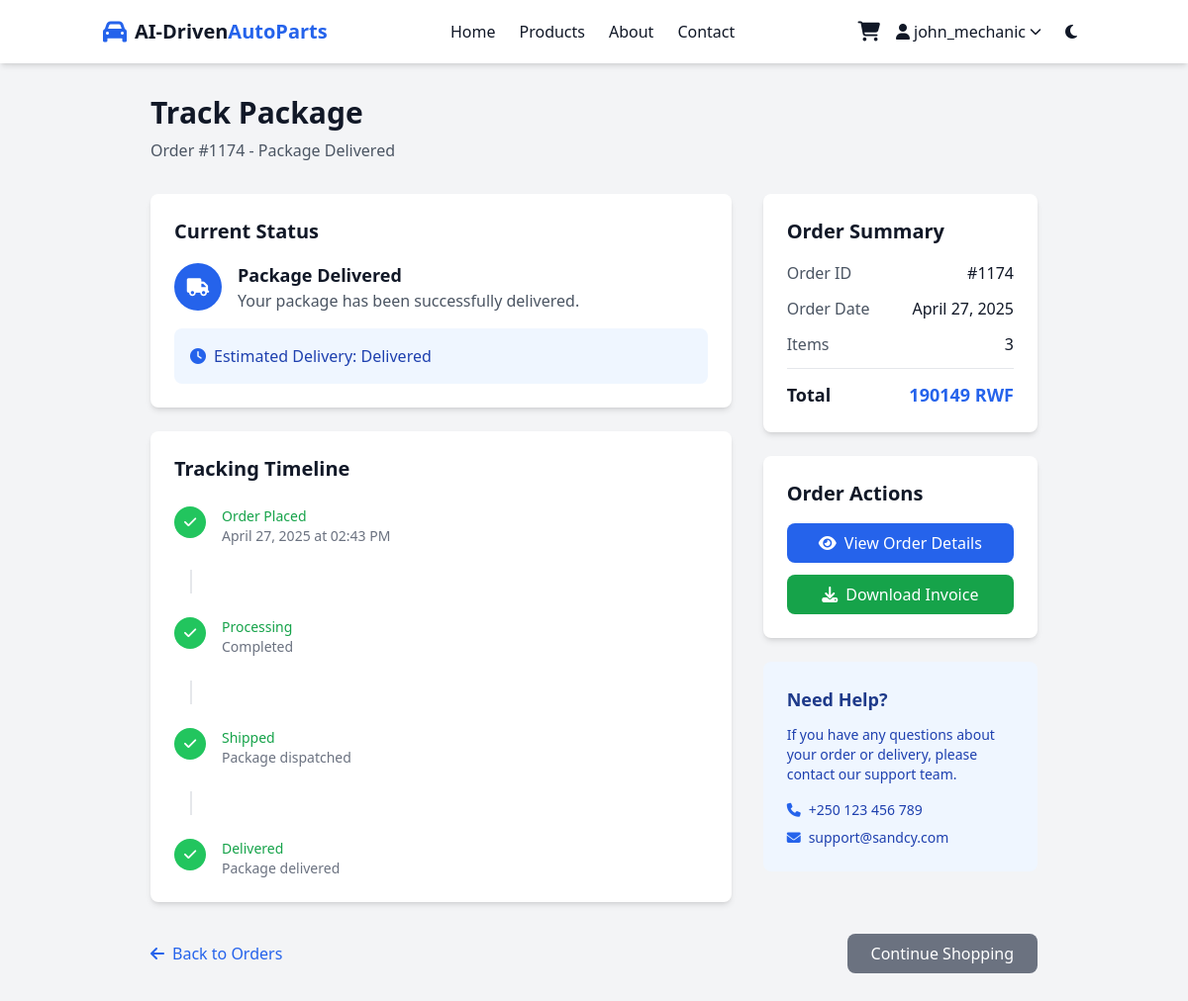
Screenshot of /order/1174/track (signed in) with the database file from the repository.
### app.py (models this page shows)
class User(UserMixin, db.Model):
    id = db.Column(db.Integer, primary_key=True)
    username = db.Column(db.String(80), unique=True, nullable=False)
    email = db.Column(db.String(120), unique=True, nullable=False)
    password_hash = db.Column(db.String(200), nullable=False)
    first_name = db.Column(db.String(50))
    last_name = db.Column(db.String(50))
    created_at = db.Column(db.DateTime, default=datetime.utcnow)
    is_admin = db.Column(db.Boolean, default=False)
    orders = db.relationship('Order', backref='user', lazy=True)

class Order(db.Model):
    id = db.Column(db.Integer, primary_key=True)
    user_id = db.Column(db.Integer, db.ForeignKey('user.id'), nullable=False)
    total_amount = db.Column(db.Float, nullable=False)
    status = db.Column(db.String(20), default='pending')
    created_at = db.Column(db.DateTime, default=datetime.utcnow)
    items = db.relationship('OrderItem', backref='order', lazy=True)

### app.py (the view)
@app.route('/order/<int:order_id>/track')
@login_required
def track_package(order_id):
    order = Order.query.filter_by(id=order_id, user_id=current_user.id).options(
        joinedload(Order.items).joinedload(OrderItem.product),
        joinedload(Order.user)
    ).first_or_404()
    tracking_info = {
        'pending': {
            'status': 'Order Confirmed',
            'description': 'Your order has been received and is being processed.',
            'estimated_delivery': '3-5 business days',
            'steps': [
                {'status': 'Order Placed', 'completed': True, 'date': order.created_at.strftime('%B %d, %Y at %I:%M %p')},
                {'status': 'Processing', 'completed': order.status != 'pending', 'date': None},
                {'status': 'Shipped', 'completed': order.status in ['shipped', 'completed'], 'date': None},
                {'status': 'Delivered', 'completed': order.status == 'completed', 'date': None}
            ]
        },
        'processing': {
            'status': 'Processing Order',
            'description': 'Your order is being prepared for shipment.',
            'estimated_delivery': '2-4 business days',
            'steps': [
                {'status': 'Order Placed', 'completed': True, 'date': order.created_at.strftime('%B %d, %Y at %I:%M %p')},
                {'status': 'Processing', 'completed': True, 'date': 'Currently in progress'},
                {'status': 'Shipped', 'completed': order.status in ['shipped', 'completed'], 'date': None},
                {'status': 'Delivered', 'completed': order.status == 'completed', 'date': None}
            ]
        },
        'shipped': {
            'status': 'Package Shipped',
            'description': 'Your package is on its way to you.',
            'estimated_delivery': '1-2 business days',
            'steps': [
                {'status': 'Order Placed', 'completed': True, 'date': order.created_at.strftime('%B %d, %Y at %I:%M %p')},
                {'status': 'Processing', 'completed': True, 'date': 'Completed'},
                {'status': 'Shipped', 'completed': True, 'date': 'Package dispatched'},
                {'status': 'Delivered', 'completed': order.status == 'completed', 'date': None}
            ]
        },
        'completed': {
            'status': 'Package Delivered',
            'description': 'Your package has been successfully delivered.',
            'estimated_delivery': 'Delivered',
            'steps': [
                {'status': 'Order Placed', 'completed': True, 'date': order.created_at.strftime('%B %d, %Y at %I:%M %p')},
                {'status': 'Processing', 'completed': True, 'date': 'Completed'},
                {'status': 'Shipped', 'completed': True, 'date': 'Package dispatched'},
                {'status': 'Delivered', 'completed': True, 'date': 'Package delivered'}
            ]
        },
        'cancelled': {
            'status': 'Order Cancelled',
            'description': 'This order has been cancelled.',
            'estimated_delivery': 'N/A',
            'steps': [
                {'status': 'Order Placed', 'completed': True, 'date': order.created_at.strftime('%B %d, %Y at %I:%M %p')},
                {'status': 'Cancelled', 'completed': True, 'date': 'Order cancelled'}
            ]
        }
    }
    tracking = tracking_info.get(order.status, tracking_info['pending'])
    return render_template('track_package.html', order=order, tracking=tracking)

### app.py (called while the page is built)
@login_manager.user_loader
def load_user(user_id):
    return User.query.get(int(user_id))

### templates/track_package.html (shortened to what this page needs)
{% extends "base.html" %}
{% block content %}
<div class="bg-gray-100 dark:bg-gray-800 min-h-screen py-8">
    <div class="container mx-auto px-4">
        <div class="max-w-4xl mx-auto">
            <div class="mb-8">
                <h1 class="text-3xl font-bold text-gray-900 dark:text-white mb-2">Track Package</h1>
                <p class="text-gray-600 dark:text-gray-400">Order #{{ order.id }} - {{ tracking.status }}</p>
            </div>
            <div class="grid grid-cols-1 lg:grid-cols-3 gap-8">
                <div class="lg:col-span-2 space-y-6">
                    <div class="bg-white dark:bg-gray-700 rounded-lg shadow-md p-6">
                        <h2 class="text-xl font-semibold mb-4">Current Status</h2>
                        <div class="space-y-4">
                            <div class="flex items-center space-x-4">
                                <div class="w-12 h-12 bg-primary rounded-full flex items-center justify-center">
                                    <i class="fas fa-truck text-white text-lg"></i>
                                </div>
                                <div>
                                    <h3 class="text-lg font-semibold text-gray-900 dark:text-white">{{ tracking.status }}</h3>
                                    <p class="text-gray-600 dark:text-gray-400">{{ tracking.description }}</p>
                                </div>
                            </div>
                            <div class="bg-blue-50 dark:bg-blue-900/30 p-4 rounded-lg">
                                <div class="flex items-center space-x-2">
                                    <i class="fas fa-clock text-blue-600"></i>
                                    <span class="text-blue-800 dark:text-blue-200 font-medium">Estimated Delivery: {{ tracking.estimated_delivery }}</span>
                                </div>
                            </div>
                        </div>
                    </div>
                    <div class="bg-white dark:bg-gray-700 rounded-lg shadow-md p-6">
                        <h2 class="text-xl font-semibold mb-6">Tracking Timeline</h2>
                        <div class="space-y-6">
                            {% for step in tracking.steps %}
                            <div class="flex items-start space-x-4">
                                <div class="flex-shrink-0">
                                    <div class="w-8 h-8 rounded-full flex items-center justify-center
                                        {% if step.completed %}bg-green-500{% else %}bg-gray-300 dark:bg-gray-600{% endif %}">
                                        {% if step.completed %}
                                            <i class="fas fa-check text-white text-sm"></i>
                                        {% else %}
                                            <i class="fas fa-circle text-gray-400 text-sm"></i>
                                        {% endif %}
                                    </div>
                                </div>
                                <div class="flex-1 min-w-0">
                                    <h3 class="text-sm font-medium text-gray-900 dark:text-white
                                        {% if step.completed %}text-green-600{% endif %}">
                                        {{ step.status }}
                                    </h3>
                                    {% if step.date %}
                                    <p class="text-sm text-gray-500 dark:text-gray-400">{{ step.date }}</p>
                                    {% endif %}
                                </div>
                            </div>
                            {% if not loop.last %}
                            <div class="ml-4 border-l-2 border-gray-200 dark:border-gray-600 h-6"></div>
                            {% endif %}
                            {% endfor %}
                        </div>
                    </div>
                </div>
                <div class="space-y-6">
                    <div class="bg-white dark:bg-gray-700 rounded-lg shadow-md p-6">
                        <h2 class="text-xl font-semibold mb-4">Order Summary</h2>
                        <div class="space-y-3">
                            <div class="flex justify-between">
                                <span class="text-gray-600 dark:text-gray-400">Order ID</span>
                                <span class="font-medium text-gray-900 dark:text-white">#{{ order.id }}</span>
                            </div>
                            <div class="flex justify-between">
                                <span class="text-gray-600 dark:text-gray-400">Order Date</span>
                                <span class="font-medium text-gray-900 dark:text-white">{{ order.created_at.strftime('%B %d, %Y') }}</span>
                            </div>
                            <div class="flex justify-between">
                                <span class="text-gray-600 dark:text-gray-400">Items</span>
                                <span class="font-medium text-gray-900 dark:text-white">{{ order.items|length }}</span>
                            </div>
                            <hr class="border-gray-200 dark:border-gray-600">
                            <div class="flex justify-between">
                                <span class="text-lg font-semibold text-gray-900 dark:text-white">Total</span>
                                <span class="text-lg font-bold text-primary">{{ order.total_amount|int }} RWF</span>
                            </div>
                        </div>
                    </div>
                    <div class="bg-white dark:bg-gray-700 rounded-lg shadow-md p-6">
                        <h2 class="text-xl font-semibold mb-4">Order Actions</h2>
                        <div class="space-y-3">
                            <a href="{{ url_for('order_detail', order_id=order.id) }}"
                               class="w-full bg-primary hover:bg-secondary text-white px-4 py-2 rounded-lg font-medium transition flex items-center justify-center">
                                <i class="fas fa-eye mr-2"></i>View Order Details
                            </a>
                            <a href="{{ url_for('download_invoice', order_id=order.id) }}"
                               class="w-full bg-green-600 hover:bg-green-700 text-white px-4 py-2 rounded-lg font-medium transition flex items-center justify-center">
                                <i class="fas fa-download mr-2"></i>Download Invoice
                            </a>
                        </div>
                    </div>
                    <div class="bg-blue-50 dark:bg-blue-900/30 rounded-lg p-6">
                        <h3 class="text-lg font-semibold text-blue-900 dark:text-blue-100 mb-3">Need Help?</h3>
                        <p class="text-blue-800 dark:text-blue-200 text-sm mb-4">
                            If you have any questions about your order or delivery, please contact our support team.
                        </p>
                        <div class="space-y-2 text-sm">
                            <div class="flex items-center space-x-2">
                                <i class="fas fa-phone text-blue-600"></i>
                                <span class="text-blue-800 dark:text-blue-200">+250 123 456 789</span>
                            </div>
                            <div class="flex items-center space-x-2">
                                <i class="fas fa-envelope text-blue-600"></i>
                                <span class="text-blue-800 dark:text-blue-200">support@sandcy.com</span>
                            </div>
                        </div>
                    </div>
                </div>
            </div>
            <div class="mt-8 flex justify-between items-center">
                <a href="{{ url_for('orders') }}"
                   class="text-primary hover:text-secondary font-medium">
                    <i class="fas fa-arrow-left mr-2"></i>Back to Orders
                </a>
                <div class="flex space-x-4">
                    <a href="{{ url_for('home') }}"
                       class="bg-gray-500 hover:bg-gray-600 text-white px-6 py-2 rounded-lg font-medium transition">
                        Continue Shopping
                    </a>
                </div>
            </div>
        </div>
    </div>
</div>
{% endblock %}

### templates/base.html (shortened to what this page needs)
<!DOCTYPE html>
<html lang="en" class="scroll-smooth">
<head>
    <script src="https://cdn.tailwindcss.com"></script>
    <link rel="stylesheet" href="https://cdnjs.cloudflare.com/ajax/libs/font-awesome/6.4.0/css/all.min.css">
</head>
<body class="bg-gray-50 dark:bg-gray-900 text-gray-900 dark:text-gray-100 transition-colors duration-300">
    <header class="sticky top-0 z-50 bg-white dark:bg-gray-800 shadow-md">
        <div class="container mx-auto px-4 py-3 flex justify-between items-center">
            <div class="flex items-center space-x-2">
                <i class="fas fa-car text-2xl text-primary"></i>
                <a href="{{ url_for('home') }}" class="text-xl font-bold">AI-Driven<span class="text-primary">AutoParts</span></a>
            </div>
            <div class="hidden md:flex space-x-6">
                <a href="{{ url_for('home') }}" class="hover:text-primary transition">Home</a>
                <a href="{{ url_for('products') }}" class="hover:text-primary transition">Products</a>
                <a href="#about" class="hover:text-primary transition">About</a>
                <a href="#contact" class="hover:text-primary transition">Contact</a>
            </div>
            <div class="flex items-center space-x-4">
                {% if current_user.is_authenticated %}
                    <a href="{{ url_for('cart') }}" class="relative">
                        <i class="fas fa-shopping-cart text-xl"></i>
                    </a>
                    <div class="relative" id="user-dropdown">
                        <button class="flex items-center space-x-1 hover:text-primary transition cursor-pointer" id="user-dropdown-btn">
                            <i class="fas fa-user"></i>
                            <span>{{ current_user.username }}</span>
                            <i class="fas fa-chevron-down text-xs"></i>
                        </button>
                    </div>
                {% else %}
                    <a href="{{ url_for('login') }}" class="hover:text-primary transition">Login</a>
                    <a href="{{ url_for('register') }}" class="bg-primary hover:bg-secondary text-white px-4 py-2 rounded-lg transition">Register</a>
                {% endif %}
                <button id="theme-toggle" class="p-2 rounded-full hover:bg-gray-200 dark:hover:bg-gray-700">
                    <i class="fas fa-moon dark:hidden"></i>
                </button>
            </div>
        </div>
    </header>
    <main>
        {% block content %}{% endblock %}
    </main>
</body>
</html>

### rows the page displays
User: username "john_mechanic"
Order: id "1174", created_at "April 27, 2025", total_amount "190149"

### other values shown
{{ tracking.status }} "Package Delivered"
{{ tracking.description }} "Your package has been successfully delivered."
{{ tracking.estimated_delivery }} "Delivered"
{{ step.status }} "Order Placed" "Processing" "Shipped" "Delivered"
{{ step.date }} "April 27, 2025 at 02:43 PM" "Completed" "Package dispatched" "Package delivered"
{{ order.items|length }} "3"
